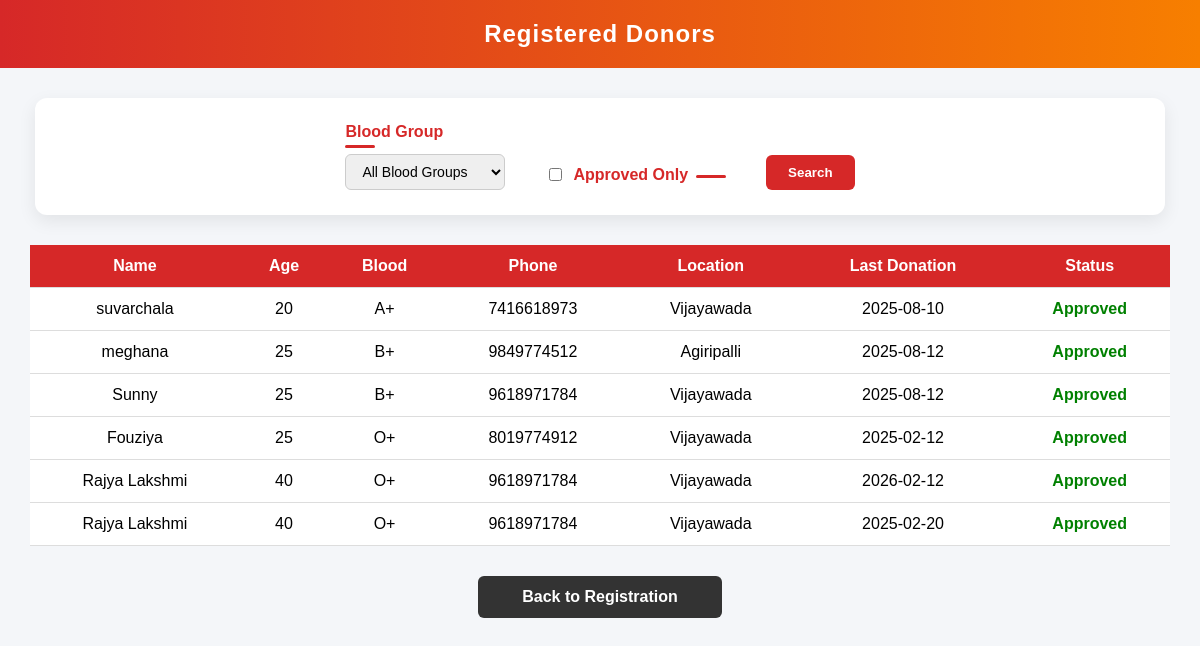
/donors_list, run on an earlier commit of the app's database.
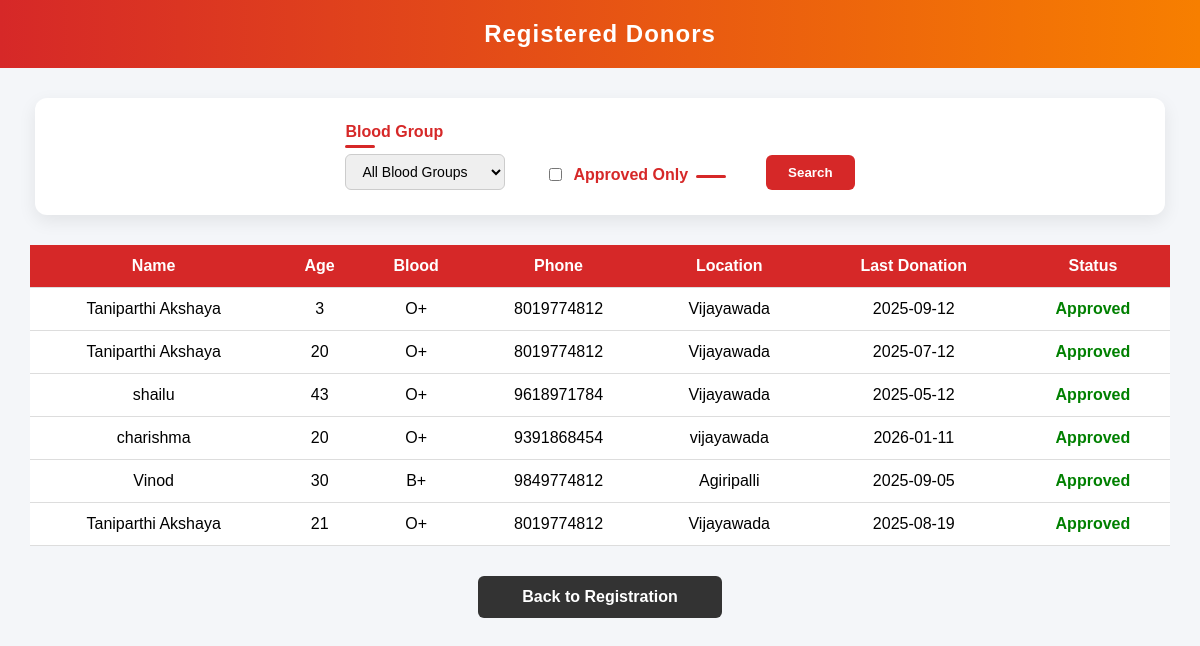
And on a later commit of the database.
### tables this page shows
CREATE TABLE donors (

        id INTEGER PRIMARY KEY AUTOINCREMENT,

        name TEXT NOT NULL,
        age INTEGER NOT NULL,
        blood TEXT NOT NULL,

        phone TEXT NOT NULL,
        location TEXT NOT NULL,

        latitude REAL,
        longitude REAL,

        last_date TEXT NOT NULL,
        status TEXT NOT NULL
    );

### app.py (the view)
@app.route('/donors_list')
def donors_list():
    blood = request.args.get('blood')
    conn = get_connection()
    cursor = conn.cursor()
    if blood:
        cursor.execute("""
        SELECT * FROM donors
        WHERE blood=?
        ORDER BY id DESC
        """, (blood,))
    else:
        cursor.execute("""
        SELECT * FROM donors
        ORDER BY id DESC
        """)
    donors = cursor.fetchall()
    conn.close()
    return render_template(
        "donors_list.html",
        donors=donors
    )

### database.py (called while the page is built)
def get_connection():
    conn = sqlite3.connect(DATABASE_NAME)
    conn.row_factory = sqlite3.Row
    return conn

### templates/donors_list.html (shortened to what this page needs)
<!DOCTYPE html>
<html>
<head>
</head>
<body>
<h2>Registered Donors</h2>
<div class="filter-container">
    <form method="GET" action="/donors_list" class="filter-form">
        <div class="filter-group">
            <label>Blood Group</label>
            <select name="blood">
                <option value="">All Blood Groups</option>
            </select>
        </div>
        <div class="filter-group">
            <label class="approved-label">
                <input type="checkbox" name="approved" value="yes"
                    {% if approved_checked == "yes" %}checked{% endif %}>
                Approved Only
            </label>
        </div>
        <button type="submit" class="search-btn">Search</button>
    </form>
</div>
<div class="table-container">
{% if donors %}
<table>
    <tr>
        <th>Name</th>
        <th>Age</th>
        <th>Blood</th>
        <th>Phone</th>
        <th>Location</th>
        <th>Last Donation</th>
        <th>Status</th>
    </tr>
    {% for donor in donors %}
    <tr>
        <td>{{ donor['name'] }}</td>
        <td>{{ donor['age'] }}</td>
        <td>{{ donor['blood'] }}</td>
        <td>{{ donor['phone'] }}</td>
        <td>{{ donor['location'] }}</td>
        <td>{{ donor['last_date'] }}</td>
        <td>
            {% if donor['status'] == 'approved' %}
                <span class="approved">Approved</span>
            {% else %}
                <span class="rejected">Rejected</span>
            {% endif %}
        </td>
    </tr>
    {% endfor %}
</table>
{% endif %}
</div>
<a href="{{ url_for('donor') }}" class="back-btn">
    Back to Registration
</a>
</body>
</html>

### templates/donors_list.html (style rules this page uses)
body { font-family: Arial, sans-serif; margin: 0; background: #f4f6f9; }
h2 { text-align: center; padding: 20px; margin: 0; background: linear-gradient(to right, #d62828, #f77f00); color: white; letter-spacing: 1px; }
.filter-container { width: 90%; margin: 30px auto; background: white; padding: 25px; border-radius: 12px; box-shadow: 0 6px 18px rgba(0,0,0,0.08); }
.filter-form { display: flex; justify-content: center; align-items: flex-end; gap: 40px; flex-wrap: wrap; }
.filter-group { display: flex; flex-direction: column; }
.filter-group label { color: #d62828; font-weight: 700; margin-bottom: 6px; position: relative; }
.filter-group label::after { content: ""; width: 30px; height: 3px; background: #d62828; display: block; margin-top: 4px; border-radius: 2px; }
select { padding: 8px 12px; border-radius: 6px; border: 1px solid #ccc; min-width: 160px; font-size: 14px; }
.approved-label { display: flex; align-items: center; gap: 8px; color: #d62828; font-weight: 700; }
.search-btn { padding: 10px 22px; background: #d62828; color: white; border: none; border-radius: 6px; cursor: pointer; font-weight: bold; transition: 0.3s; }
.table-container { width: 95%; margin: 20px auto; overflow-x: auto; }
table { width: 100%; border-collapse: collapse; background: white; box-shadow: 0 4px 12px rgba(0,0,0,0.08); }
th, td { padding: 12px; text-align: center; border-bottom: 1px solid #ddd; }
th { background: #d62828; color: white; }
.approved { color: green; font-weight: bold; }
.back-btn { display: block; width: 220px; margin: 30px auto; padding: 12px; text-align: center; background: #333; color: white; text-decoration: none; border-radius: 6px; font-weight: bold; }

What changed in the data, as far as the page shows it:
changed donors (number 1 of 6 on the later page): name "suvarchala" → "Taniparthi Akshaya"; age "20" → "3"; blood "A+" → "O+"; phone "7416618973" → "8019774812"; last_date "2025-08-10" → "2025-09-12"
changed donors (number 2 of 6 on the later page): name "meghana" → "Taniparthi Akshaya"; age "25" → "20"; blood "B+" → "O+"; phone "9849774512" → "8019774812"; location "Agiripalli" → "Vijayawada"; last_date "2025-08-12" → "2025-07-12"
changed donors: name "Sunny" → "shailu"; age "25" → "43"; blood "B+" → "O+"; last_date "2025-08-12" → "2025-05-12"
changed donors: name "Fouziya" → "charishma"; age "25" → "20"; phone "8019774912" → "9391868454"; location "Vijayawada" → "vijayawada"; last_date "2025-02-12" → "2026-01-11"
changed donors: name "Rajya Lakshmi" → "Vinod"; age "40" → "30"; blood "O+" → "B+"; phone "9618971784" → "9849774812"; location "Vijayawada" → "Agiripalli"; last_date "2026-02-12" → "2025-09-05"
changed donors (number 6 of 6 on the later page): name "Rajya Lakshmi" → "Taniparthi Akshaya"; age "40" → "21"; phone "9618971784" → "8019774812"; last_date "2025-02-20" → "2025-08-19"
